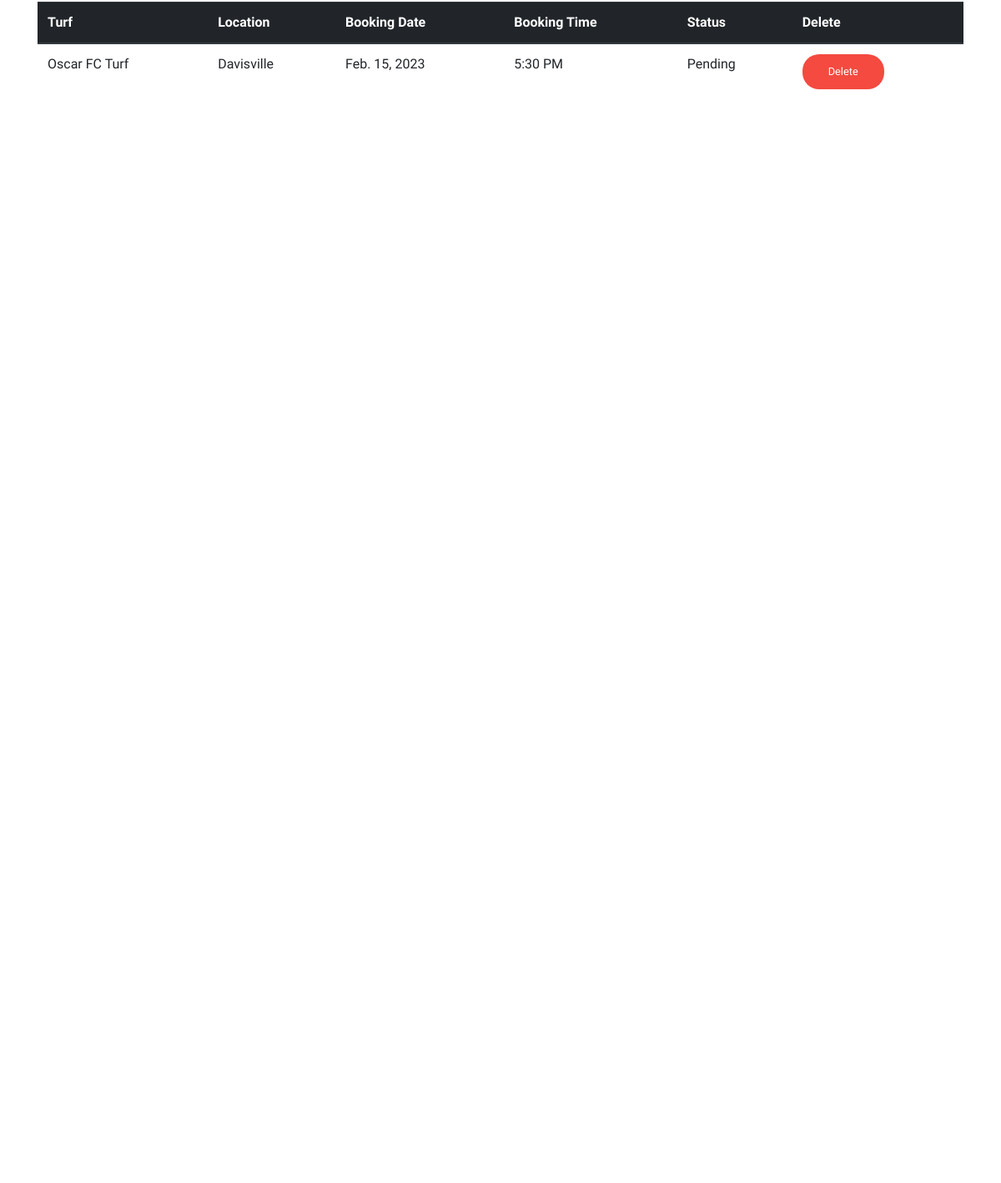
Before: /user/bookings/ (signed in, lower part) with the older database file.
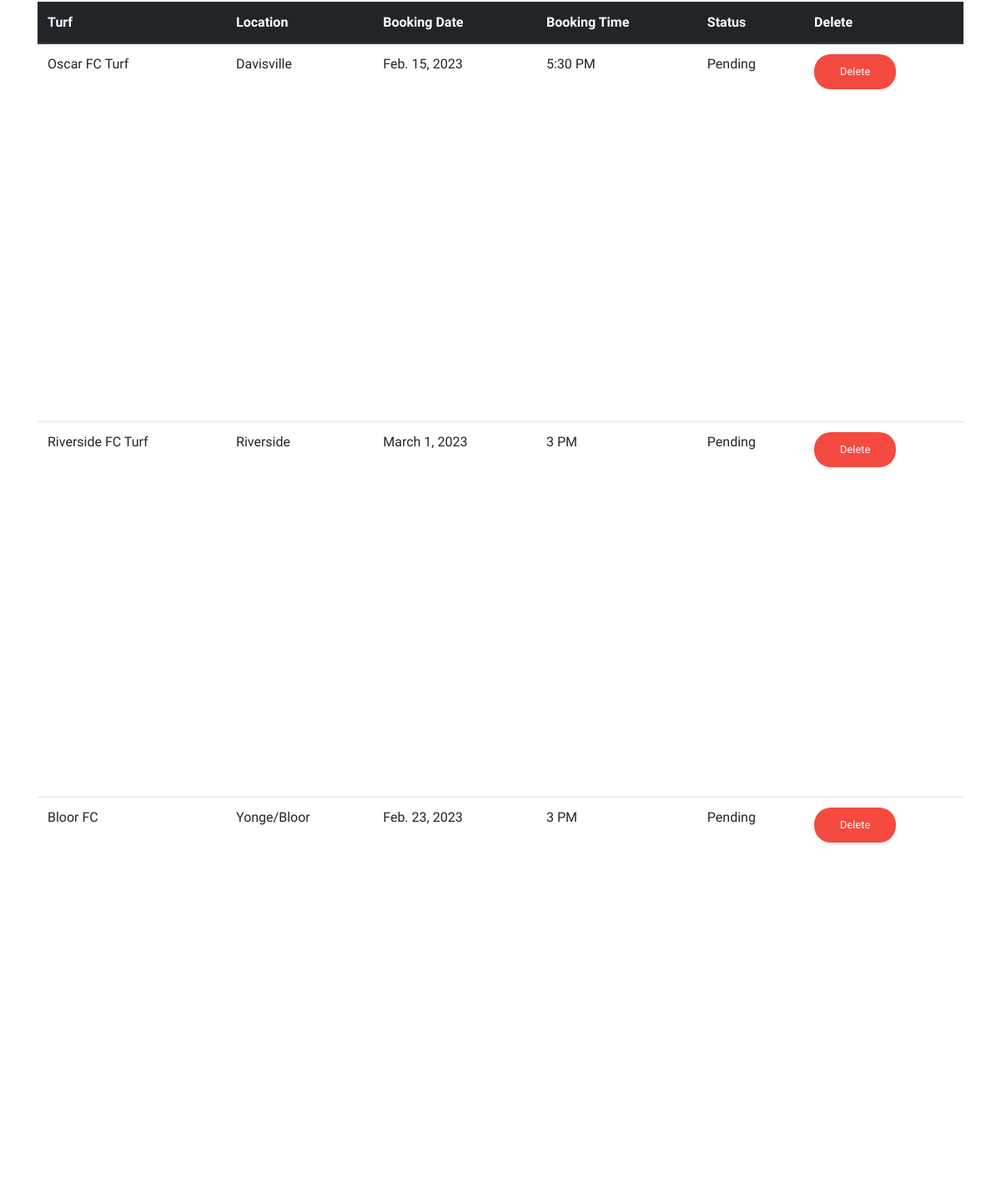
After: the same page with the newer database file.
### userApp/models.py (models this page shows)
class Bookingdb(models.Model):
    userid = models.ForeignKey(User, on_delete=CASCADE)
    turfid = models.ForeignKey(Turfdb, on_delete=CASCADE)
    date = models.DateField()
    time = models.CharField(max_length=100,choices=TIME_CHOICES)
    time_booked = models.DateTimeField(default=datetime.now)
    status = models.CharField(max_length=100,choices= STATUS_CHOICES, default='Pending')

### adminApp/models.py (models this page shows)
class Turfdb(models.Model):
    name = models.CharField(max_length=100)
    description = models.TextField()
    image =  models.ImageField(upload_to='turf')
    price = models.IntegerField()
    location = models.CharField(max_length=100)
    categoryid = models.ForeignKey(Categorydb, on_delete=CASCADE)
    managerid = models.ForeignKey(Managerdb, on_delete=CASCADE)

### userApp/views.py (the view)
# urls.py: path('bookings/', views.bookings_view, name='bookings'),
def bookings_view(request):
    if 'userid' in request.session:
        userid = request.session.get('userid')
        user = User.objects.get(id=userid)
        data = Bookingdb.objects.filter(userid=user)
        return render (request, 'bookings.html', {'data': data})
    else:
        return render (request, 'login.html')

### userApp/templates/bookings.html (shortened to what this page needs)
{% extends 'base.html' %}
{% load static %}
{% block content %}
<div class="whole-wrap">
    {% if data is not None %}
    <div class="container" id="signup-container">
        <div class="table-responsive">
            <table class="table" id="bookings-table">
                <thead class="thead-dark">
                    <tr>
                        <th>Turf</th>
                        <th>Location</th>
                        <th>Booking Date</th>
                        <th>Booking Time</th>
                        <th>Status</th>
                        <th>Delete</th>
                    </tr>
                </thead>
                <tbody>
                    {% for i in data%}
                    <tr>
                        <td>{{i.turfid.name}}</td>
                        <td>{{i.turfid.location}}</td>
                        <td>{{i.date}}</td>
                        <td>{{i.time}}</td>
                        <td>{{i.status}}</td>
                        <td><a href="{% url 'delete-booking' id=i.id %}"><button
                                    class="genric-btn danger circle">Delete</button></a></td>
                    </tr>
                    {% endfor %}
                </tbody>
            </table>
        </div>
    </div>
    {% else %}
    <div>
        <p>No bookings have been made</p>
    </div>
    {% endif %}
</div>
{% endblock %}

### userApp/templates/base.html (shortened to what this page needs)
{% load static %}
<!doctype html>
<html class="no-js" lang="zxx">
    <head>
        <link rel="stylesheet" href="{% static 'user/css/bootstrap.min.css' %}">
        <link rel="stylesheet"
            href="{% static 'user/css/owl.carousel.min.css' %}">
        <link rel="stylesheet"
            href="{% static 'user/css/magnific-popup.css' %}">
        <link rel="stylesheet"
            href="{% static 'user/css/font-awesome.min.css' %}">
        <link rel="stylesheet" href="{% static 'user/css/themify-icons.css' %}">
        <link rel="stylesheet" href="{% static 'user/css/nice-select.css' %}">
        <link rel="stylesheet" href="{% static 'user/css/flaticon.css' %}">
        <link rel="stylesheet" href="{% static 'user/css/gijgo.css' %}">
        <link rel="stylesheet" href="{% static 'user/css/animate.css' %}">
        <link rel="stylesheet" href="{% static 'user/css/slicknav.css' %}">
        <link rel="stylesheet" href="{% static 'user/css/style.css' %}">
    </head>
    <body>
        {% block content %}
        {% endblock %}
    </body>
</html>

### userApp/static/user/css/style.css (style rules this page uses)
body { font-family:'Raleway', sans-serif;font-weight:normal;font-style:normal }
a,.button { -webkit-transition:.3s;-moz-transition:.3s;-o-transition:.3s;transition:.3s }
a,button { color:#1F1F1F;outline:medium none }
*::placeholder { color:#cccccc;font-size:14px;opacity:1 }
.genric-btn { display:inline-block;outline:none;line-height:40px;padding:0 30px;font-size:.8em;text-align:center;text-decoration:none;font-weight:500;cursor:pointer;-webkit-transition:all 0.3s ease 0s;-moz-transition:all 0.3s ease 0s;-o-transition:all 0.3s ease 0s;transition:all 0.3s ease 0s }
.genric-btn.circle { border-radius:20px }
.genric-btn.danger { color:#fff;background:#f44a40;border:1px solid transparent }
#signup-container { padding-top: 50px; }
#bookings-table { width: 1110px; height: 1400px; }

Changed rows visible on the page:
added Bookingdb: turfid.name "Riverside FC Turf", turfid.location "Riverside", date "March 1, 2023", time "3 PM", status "Pending"
added Bookingdb: turfid.name "Bloor FC", turfid.location "Yonge/Bloor", date "Feb. 23, 2023", time "3 PM", status "Pending"
